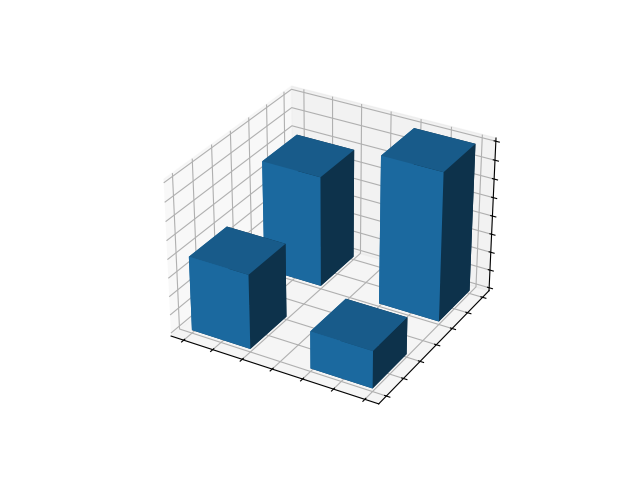

Source code (Python):
import matplotlib.pyplot as plt
import numpy as np

x = [1, 1, 2, 2]
y = [1, 2, 1, 2]
z = [0, 0, 0, 0]
dx = np.ones_like(x)*0.5
dy = np.ones_like(x)*0.5
dz = [2, 3, 1, 4]

# Plot
fig, ax = plt.subplots(subplot_kw={"projection": "3d"})
ax.bar3d(x, y, z, dx, dy, dz)

ax.set(xticklabels=[],
       yticklabels=[],
       zticklabels=[])

#plt.show()
plt.savefig('3dbars.png')
